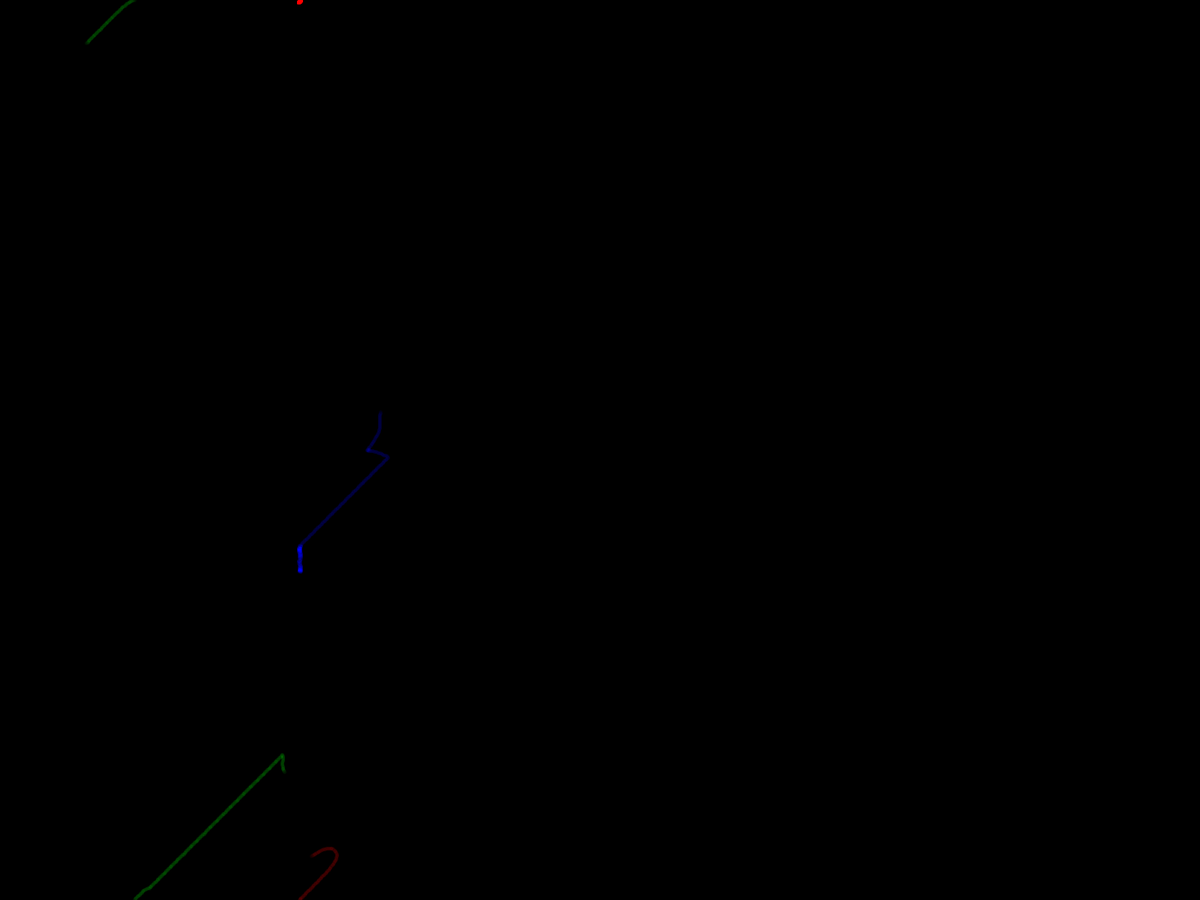
Frame 1 (no input)
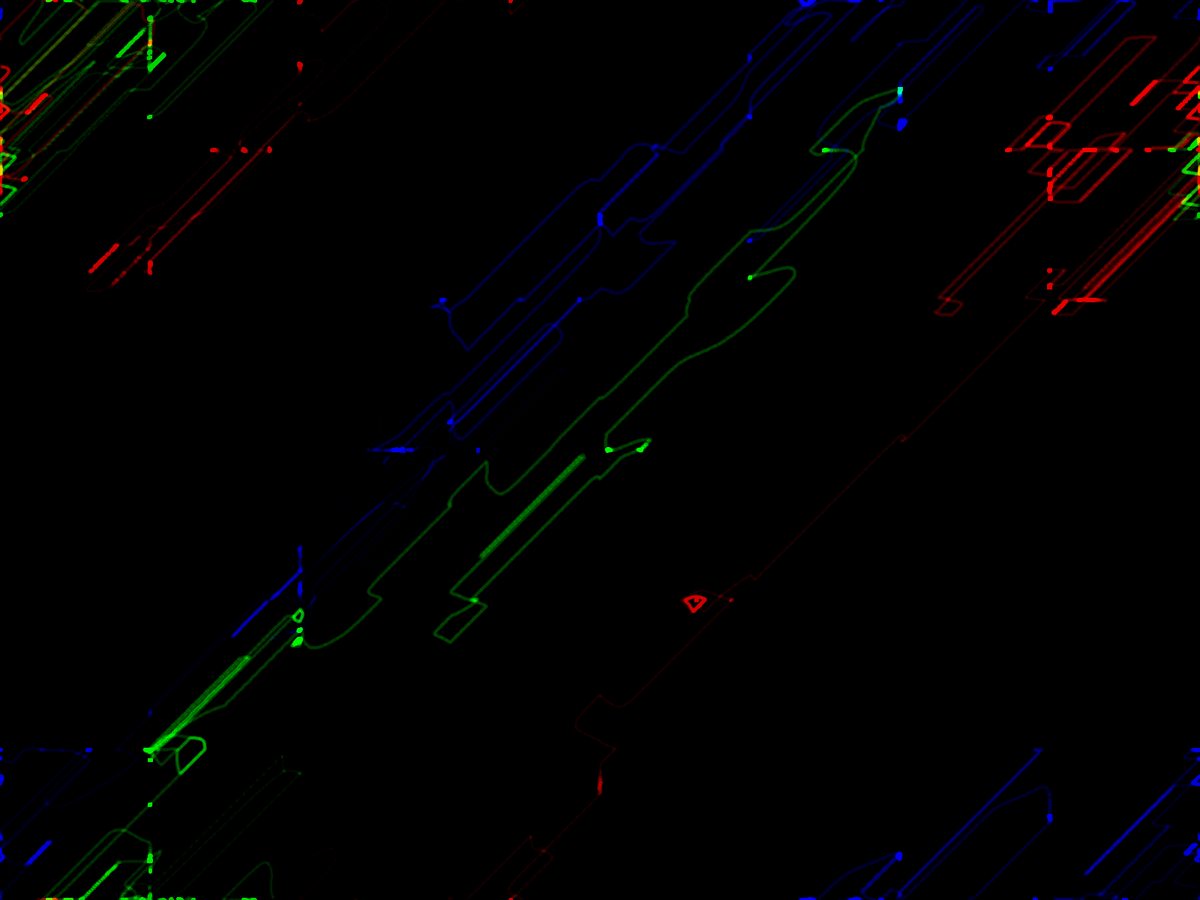
Frame 60 (the mouse pressed at the canvas centre just before this capture)
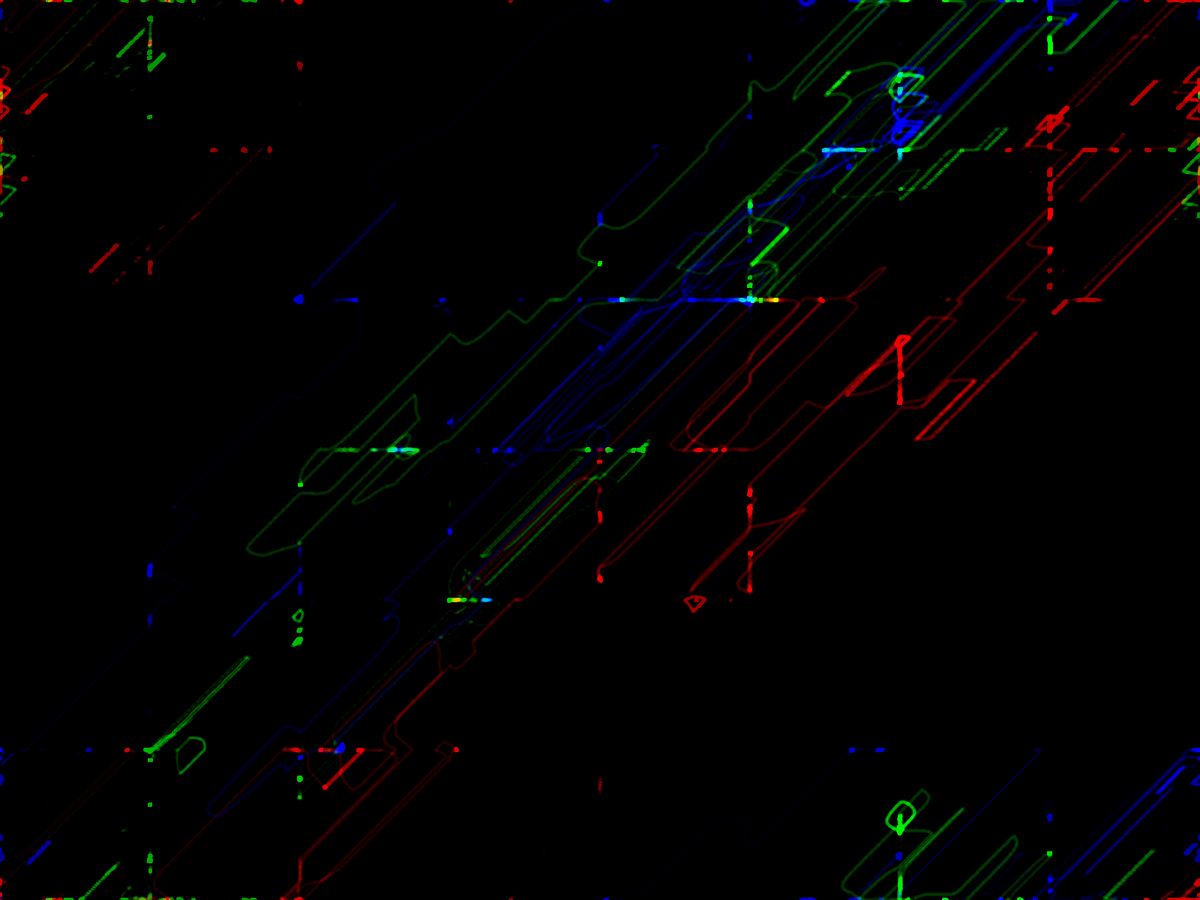
Frame 120 (the mouse held since frame 60 and released just before this capture)

The Processing sketch that drew these frames (run headless with seeded random() and noise(); from frame 60 on, the mouse is pressed at the canvas centre):

// Processing sketch: tiles
// ── tiles.pde

int cols, rows;
float tileSize = 200;
Tile[][] grid;
PVector[] pos = new PVector[3];
PVector[] prev = new PVector[3];
color[] colsRGB = { color(255, 0, 0, 20), color(0, 255, 0, 20), color(0, 0, 255, 20) };
float step = 2;
float t = 0;
int minute;

void setup() {
  //size(1000, 1000);
  fullScreen();
  frameRate(60);
  blendMode(ADD);
  cols = int(width / tileSize);
  rows = int(height / tileSize);
  grid = new Tile[cols][rows];
  noiseSeed((int)random(4353));

  for (int i = 0; i < cols; i++) {
    for (int j = 0; j < rows; j++) {
      float n = noise(i * 0.1, j * 0.1);
      grid[i][j] = new Tile(i, j, n);
    }
  }

  for (int i = 0; i < 3; i++) {
    pos[i] = new PVector(random(width), random(height));
    prev[i] = pos[i].copy();
  }

  background(0);
}

void draw() {
  if (frameCount%frameRate!=0) {
    noStroke();
    blendMode(DARKEST);
    fill(0, 1);
    rect(0, 0, width, height);
    //rect(width/4, height/4, width/2, height/2);
    noFill();

    t += 8;

    strokeWeight(5);
    blendMode(ADD);
    for (int i = 0; i < 3; i++) {
      stroke(colsRGB[i]);

      for (int k = 0; k < 200; k++) {
        int cx = constrain(int(pos[i].x / tileSize), 0, cols - 1);
        int cy = constrain(int(pos[i].y / tileSize), 0, rows - 1);
        Tile tile = grid[cx][cy];

        PVector dir = tile.transform(pos[i].copy().mult(0.01), t + i * 10);
        if (dir.mag() < 0.01) dir = PVector.random2D();
        dir.normalize();
        prev[i].set(pos[i]);
        pos[i].add(dir.mult(step));

        line(prev[i].x, prev[i].y, pos[i].x, pos[i].y);

        if (pos[i].x < 0) pos[i].x += width;
        if (pos[i].x > width) pos[i].x -= width;
        if (pos[i].y < 0) pos[i].y += height;
        if (pos[i].y > height) pos[i].y -= height;
      }
    }
    //// grid so that it's more obvious
    //blendMode(DIFFERENCE);
    //stroke(0, 10);
    //strokeWeight(1);
    //for (int x = 0; x < cols; x++) {
    //  line(x * tileSize, 0, x * tileSize, height);
    //}
    //for (int y = 0; y < rows; y++) {
    //  line(0, y * tileSize, width, y * tileSize);
    //}
    //stroke(0);
    //strokeWeight(1);
    //for (int x = 0; x < cols; x++) {
    //  line(x * tileSize, 0, x * tileSize, height);
    //}
    //for (int y = 0; y < rows; y++) {
    //  line(0, y * tileSize, width, y * tileSize);
    //}
    //blendMode(ADD);
  } else {
    blendMode(0);
    fill(0);
    rect(0, 0, width, height);
  }
}

class Tile {
  int x, y;
  float noiseVal;
  int funcType;
  float amp, freq;

  Tile(int x, int y, float n) {
    this.x = x;
    this.y = y;
    this.noiseVal = n;
    funcType = int(map(n, 0, 1, 0, 4));
    amp = map(noise(x * 0.2, y * 0.2), 0, 1, 4.0, 8.0);
    freq = map(noise(x * 0.3, y * 0.3), 0, 1, 3, 7);
  }

  PVector transform(PVector p, float t) {
    float v = (p.x + 5 * sin(t * 0.3)) * freq +
      (p.y + 5 * cos(t * 0.2)) * freq;
    float dx = 0, dy = 0;

    switch (funcType) {
    case 0:
      dx = sin(v + t) * amp;
      dy = -cos(v * 0.7 - t) * exp(sin(v - t * 0.5)) * 3.3 * (amp*noiseVal);
      break;
    case 1:
      dx = -sin(v * 1.5 + t) * exp(cos(v + t * 0.5)) * 3.3 * (amp/noiseVal);
      dy = cos(v - t) * (amp*noiseVal);
      break;
    case 2:
      dx = (sin(v * 0.8 + t) + cos(v * 1.2 - t)) * 0.5 * (amp/noiseVal);
      dy = -cos(v - sin(v * 1.5 - t)) * (amp*noiseVal);
      break;
    case 3:
      dy = (cos(v * 0.9 - t) - sin(v * 1.1 + t)) * 0.5 * (amp*noiseVal);
      dx = sin(v + cos(v * 1.5 + t)) * (amp/noiseVal);
      break;
    }

    return new PVector(dx, dy);
  }
}
